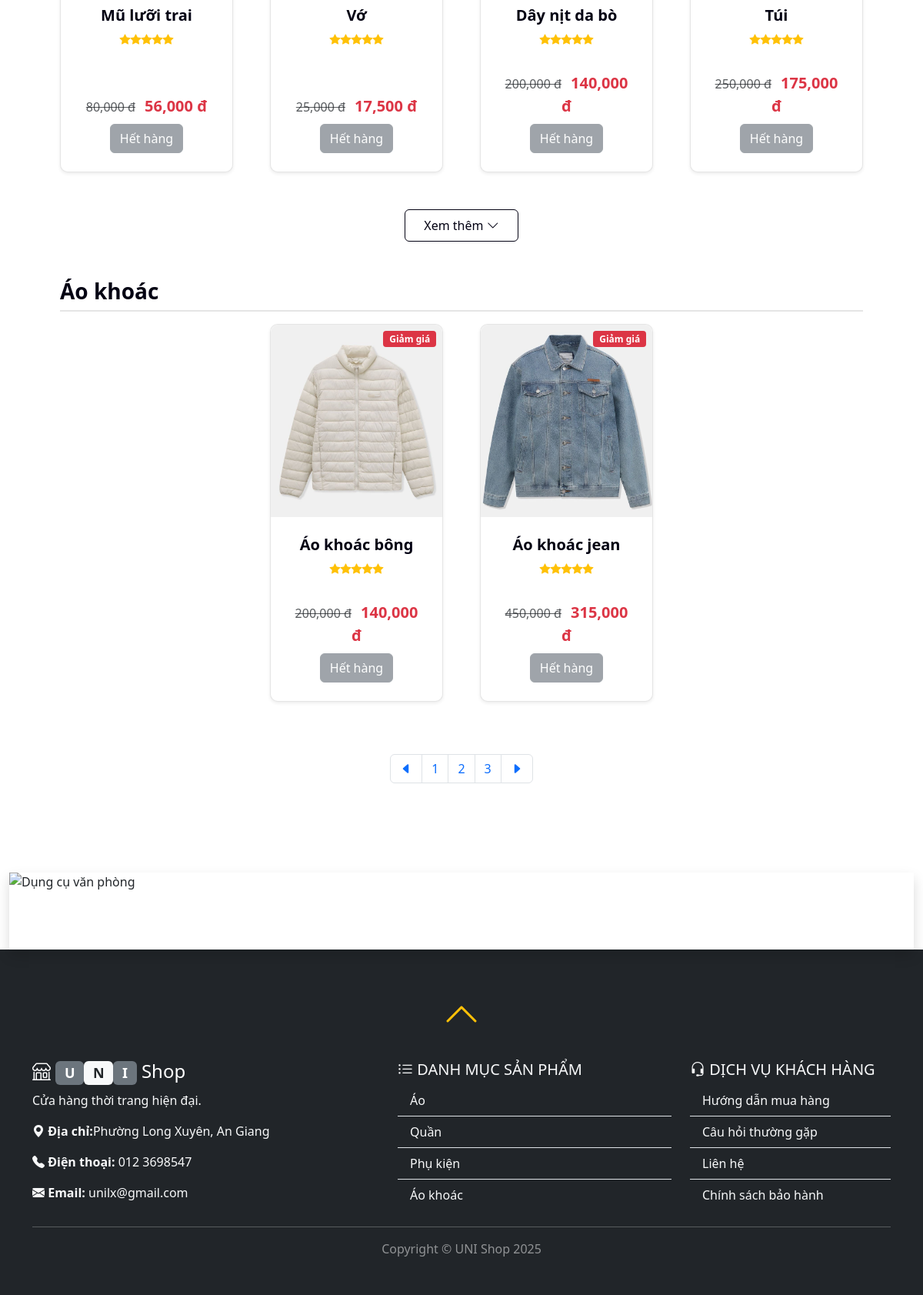
The app's page / (lower part), older data.
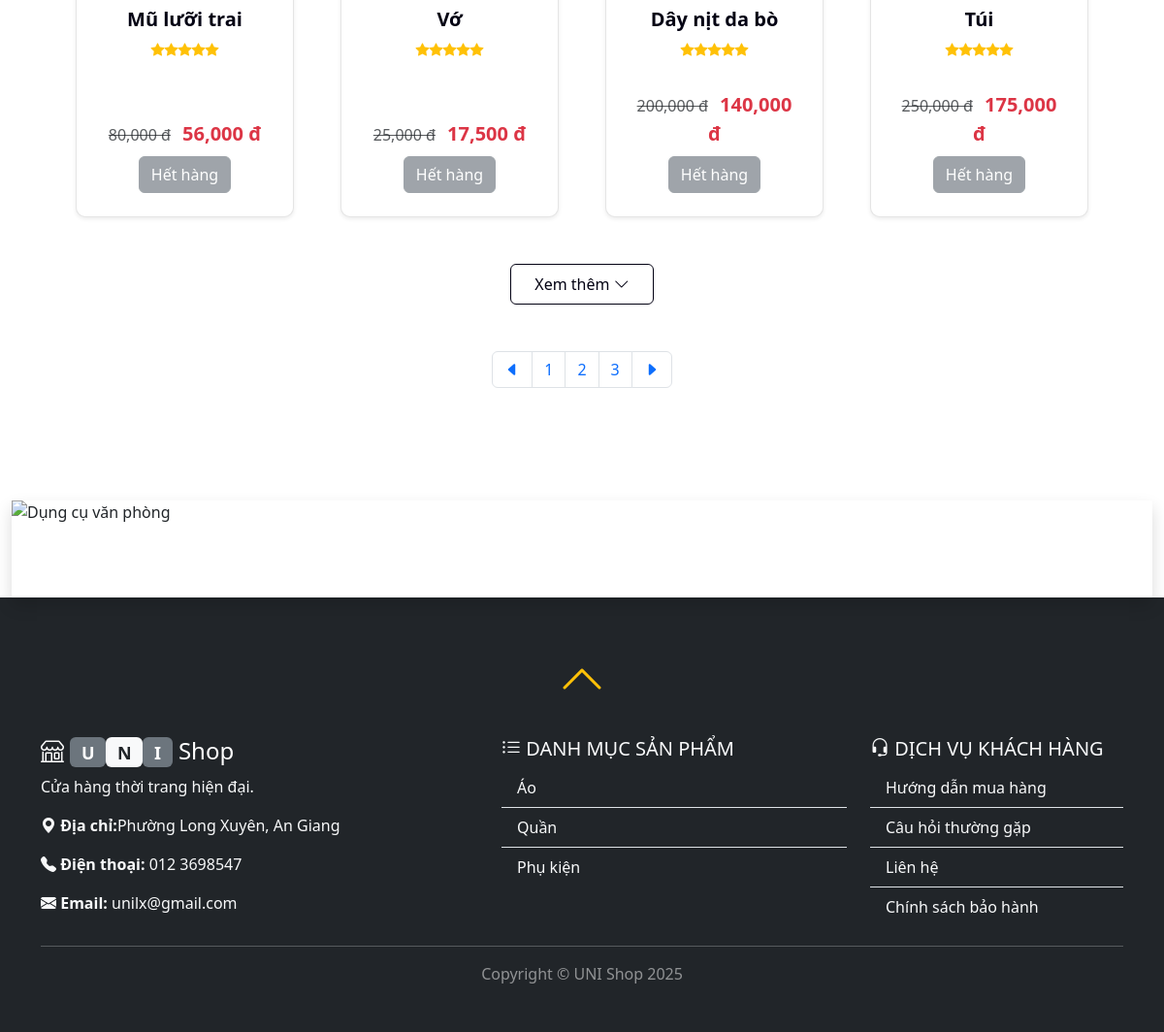
The same page, newer data.
### tables this page shows
CREATE TABLE `sanpham` (
  `MaSP` int(11) NOT NULL AUTO_INCREMENT,
  `TenSP` varchar(100) DEFAULT NULL,
  `GiaGoc` decimal(10,2) DEFAULT NULL,
  `GiaBan` decimal(10,2) DEFAULT NULL,
  `SoLuongTon` int(11) unsigned NOT NULL,
  `HinhAnh` varchar(255) DEFAULT NULL,
  `MoTa` varchar(255) DEFAULT NULL,
  `MaDM` int(11) DEFAULT NULL,
  PRIMARY KEY (`MaSP`),
  KEY `MaDM` (`MaDM`),
  CONSTRAINT `sanpham_ibfk_1` FOREIGN KEY (`MaDM`) REFERENCES `danhmuc` (`MaDM`) ON DELETE SET NULL ON UPDATE CASCADE
);

CREATE TABLE `danhmuc` (
  `MaDM` int(11) NOT NULL AUTO_INCREMENT,
  `TenDanhMuc` varchar(100) DEFAULT NULL,
  PRIMARY KEY (`MaDM`)
);

### model/danhmuc.php (called while the page is built, shortened)
<?php
class DANHMUC{
    public function laydanhmuc(){
        $dbcon = DATABASE::connect();
        try{
            $sql = "SELECT * FROM DanhMuc";
            $cmd = $dbcon->prepare($sql);
            $cmd->execute();
            $result = $cmd->fetchAll();
            return $result;
        }
        catch(PDOException $e){
            $error_message = $e->getMessage();
            echo "<p>Lỗi truy vấn: $error_message</p>";
            exit();
        }
    }
}
?>

### model/mathang.php (called while the page is built, shortened)
<?php
class MATHANG
{
    public function laymathang()
    {
        $db = DATABASE::connect();
        try {
            $sql = "SELECT * FROM SanPham";
            $cmd = $db->prepare($sql);
            $cmd->execute();
            $mathang = $cmd->fetchAll();
            return $mathang;
        } catch (PDOException $e) {
            $error_message = $e->getMessage();
            echo "<p>Lỗi truy vấn: $error_message</p>";
            exit();
        }
    }
}

### public/main.php (the view, shortened to what this page needs)
<?php
    include("inc/top.php");
?>
<section id="sanpham" class="py-5">
<div class="container px-4 px-lg-5 mt-5">
<?php foreach($danhmuc as $dm): ?>
    <?php
    $products_in_category = array_filter($mathang, function($mh_item) use ($dm) {
        return $mh_item['MaDM'] == $dm['MaDM'];
    });
    $total_products = count($products_in_category);
    $products_slice = array_slice($products_in_category, 0, 4);
    ?>
    <h3 class="mt-4 mb-3">
        <a class="text-decoration-none" href="?action=group&id=<?= $dm['MaDM']; ?>"><?= $dm['TenDanhMuc']; ?></a>
    </h3>
    <div class="row gx-4 gx-lg-5 row-cols-2 row-cols-md-3 row-cols-xl-4 justify-content-center">
        <?php foreach($products_slice as $mh_item): ?>
            <div class="col mb-5">
                <div class="card h-100 shadow-sm d-flex flex-column">
                    <?php
                        if($mh_item['GiaBan'] != $mh_item['GiaGoc']) {?>
                        <div class="badge bg-danger text-white position-absolute" style="top: 0.5rem; right: 0.5rem">Giảm giá</div>
                    <?php } ?>
                    <a href="?action=detail&id=<?php echo $mh_item['MaSP'] ?>">
                        <img class="card-img-top" src="../images/products/<?php echo $mh_item['HinhAnh'];?>" alt="<?php echo $mh_item['TenSP'];?>" />
                    </a>
                    <div class="card-body p-4 flex-grow-1">
                        <div class="text-center">
                            <a class="text-decoration-none" href="?action=detail&id=<?= $mh_item['MaSP']; ?>">
                                <h5 class="fw-bolder card-title"><?= $mh_item['TenSP']; ?></h5>
                            </a>
                            <div class="d-flex justify-content-center small text-warning mb-2">
                                <div class="bi-star-fill"></div>
                                <div class="bi-star-fill"></div>
                                <div class="bi-star-fill"></div>
                                <div class="bi-star-fill"></div>
                                <div class="bi-star-fill"></div>
                            </div>
                        </div>
                    </div>
                    <div class="card-footer p-4 pt-0 border-top-0 bg-transparent text-center">
                        <div class="mb-2">
                            <?php if($mh_item['GiaBan'] != $mh_item['GiaGoc']) {?>
                                <span class="text-muted text-decoration-line-through me-2"><?= number_format($mh_item['GiaGoc']) ; ?> đ</span>
                            <?php } ?>
                            <span class="text-danger fw-bolder card-text"><?= number_format($mh_item['GiaBan'])?> đ</span>
                        </div>
                        <?php if ($mh_item['SoLuongTon'] > 0): ?>
                            <a class="btn btn-outline-dark-custom mt-auto" href="index.php?action=chovaogio&id=<?= $mh_item['MaSP']; ?>">Chọn mua</a>
                        <?php else: ?>
                            <button class="btn btn-secondary mt-auto" disabled>Hết hàng</button>
                        <?php endif; ?>
                    </div>
                </div>
            </div>
        <?php endforeach; ?>
    </div>
    <?php if ($total_products > 4): ?>
        <div class="text-center mb-5">
            <button class="btn btn-outline-primary btn-xem-them" data-target="#more-products-<?= $dm['MaDM']; ?>" data-ma-dm="<?= $dm['MaDM']; ?>">
                Xem thêm <i class="bi bi-chevron-down"></i>
            </button>
        </div>
    <?php endif; ?>
<?php endforeach; ?>
<ul class="pagination justify-content-center" style="margin:20px 0">
    <li class="page-item"><a class="page-link" href="#"><i class="bi bi-caret-left-fill"></i></a></li>
    <li class="page-item"><a class="page-link" href="#">1</a></li>
    <li class="page-item"><a class="page-link" href="#">2</a></li>
    <li class="page-item"><a class="page-link" href="#">3</a></li>
    <li class="page-item"><a class="page-link" href="#"><i class="bi bi-caret-right-fill"></i></a></li>
</ul>
</div>
</section>
<?php
    include("inc/bottom.php");
?>

### public/index.php (shortened to what this page needs)
<?php
require("../model/danhmuc.php");
require("../model/mathang.php");
$dm = new DANHMUC();
$danhmuc = $dm->laydanhmuc();
$mh = new MATHANG();
if (isset($_REQUEST["action"])) {
    $action = $_REQUEST["action"];
} else {
    $action = "trangchu";
}
switch ($action) {
    case "trangchu":
    case "null":
        $mathang = $mh->laymathang();
        include("main.php");
        break;
}

### public/inc/top.php (shortened to what this page needs)
<!DOCTYPE html>
<html lang="en">
<head>
    <link rel="stylesheet" href="css/main.css">
    <link href="https://cdn.jsdelivr.net/npm/bootstrap@5.3.1/dist/css/bootstrap.min.css" rel="stylesheet">
    <link href="https://cdn.jsdelivr.net/npm/bootstrap-icons@1.5.0/font/bootstrap-icons.css" rel="stylesheet " />
</head>
<body id="top">
    <section class="py-5">

### public/inc/bottom.php
        </section>
        <section>
            <div class="container-fluid">
                <div class="row">
                    <div class="">
                        <?php include("inc/carousel.php"); ?>
                    </div>
                </div>
            </div>
        </section>
        <footer class="py-5 bg-dark text-light">
            <div class="text-center mb-4"><a href="#top" class="text-warning"><i class="bi bi-chevron-up" style="font-size: 3rem;"></i></a></div>
            <div class="container">
                <div class="row">
                    <div class="col-md-5">
                        <a href="index.php" class="text-decoration-none text-white">
                            <h4>
                                <i class="bi bi-shop"></i>
                                <span class="badge bg-secondary">U</span><span class="badge bg-light text-dark">N</span><span class="badge bg-secondary">I</span> Shop
                            </h4>
                        </a>
                        <p>Cửa hàng thời trang hiện đại.</p>
                        <p><i class="bi bi-geo-alt-fill"></i> <b>Địa chỉ:</b>Phường Long Xuyên, An Giang</p>
                        <p><i class="bi bi-telephone-fill"></i> <b>Điện thoại:</b> 012 3698547</p>
                        <p><i class="bi bi-envelope-fill"></i> <b>Email:</b> unilx@gmail.com</p>
                    </div>
                    <div class="col-md-4">
                        <h5><i class="bi bi-list-ul"></i> DANH MỤC SẢN PHẨM</h5>
                        <div class="list-group list-group-flush">
                            <?php foreach ($danhmuc as $d): ?>
                                <a class="list-group-item list-group-item-action bg-dark text-light" href="?action=group&id=<?php echo $d["MaDM"]; ?>">
                                    <?php echo $d["TenDanhMuc"]; ?>
                                </a>
                            <?php endforeach; ?>
                        </div>
                    </div>
                    <div class="col-md-3">
                        <h5><i class="bi bi-headset"></i> DỊCH VỤ KHÁCH HÀNG</h5>
                        <div class="list-group list-group-flush">
                            <a href="#" class="list-group-item list-group-item-action bg-dark text-light footer-link">Hướng dẫn mua hàng</a>
                            <a href="#" class="list-group-item list-group-item-action bg-dark text-light footer-link">Câu hỏi thường gặp</a>
                            <a href="#" class="list-group-item list-group-item-action bg-dark text-light footer-link">Liên hệ</a>
							<a href="#" class="list-group-item list-group-item-action bg-dark text-light footer-link">Chính sách bảo hành</a>
                        </div>
                    </div>
                </div>
                <hr class="text-light">
                <p class="m-0 text-center text-white-50">Copyright &copy; UNI Shop 2025</p>
            </div>
        </footer>
    </body>
</html>

### public/inc/carousel.php (shortened to what this page needs)
<div id="demo" class="carousel slide shadow" data-bs-ride="carousel">
    <div class="carousel-indicators">
    <button type="button" data-bs-target="#demo" data-bs-slide-to="0" class="active"></button>
    <button type="button" data-bs-target="#demo" data-bs-slide-to="1"></button>
    <button type="button" data-bs-target="#demo" data-bs-slide-to="2"></button>
    </div>
    <div class="carousel-inner">
    <div class="carousel-item active">
        <img src="../images/carousel/h1.jpg" alt="Dụng cụ văn phòng" class="d-block w-100">
    </div>
    </div>
    <button class="carousel-control-prev" type="button" data-bs-target="#demo" data-bs-slide="prev">
    <span class="carousel-control-prev-icon"></span>
    </button>
    <button class="carousel-control-next" type="button" data-bs-target="#demo" data-bs-slide="next">
    <span class="carousel-control-next-icon"></span>
    </button>
</div>

### public/main.php (style rules this page uses)
:root { --color-primary: #030213; --color-secondary: #6c757d; --color-card-bg: #ffffff; --color-card-border: rgba(0, 0, 0, 0.1); --color-accent: #0d6efd; --color-sale: #dc3545; }
.card { border-radius: 0.625rem !important; border: 1px solid var(--color-card-border) !important; background-color: var(--color-card-bg); box-shadow: 0 1px 3px rgba(0, 0, 0, 0.05); transition: transform 0.3s ease, box-shadow 0.3s ease; }
.card .card-title { color: var(--color-primary) !important; font-weight: 600; }
.card-text.text-danger { color: var(--color-sale) !important; font-size: 1.25rem; font-weight: 700; }
.btn-xem-them { transition: all 0.3s ease; border-radius: 0.375rem; padding: 0.5rem 1.5rem; font-weight: 500; border-color: var(--color-primary) !important; color: var(--color-primary) !important; }
h3 { padding-bottom: 0.5rem; border-bottom: 2px solid var(--color-card-border); margin-bottom: 1.5rem; }
h3 a { color: var(--color-primary) !important; font-size: 1.75rem; font-weight: 700; transition: color 0.2s ease; }
.card-img-top { height: 250px; object-fit: cover; border-top-left-radius: 0.625rem; border-top-right-radius: 0.625rem; }
.badge.bg-danger { background-color: var(--color-sale) !important; padding: 0.35em 0.65em; font-size: 0.75rem; border-radius: 0.25rem; }

### public/inc/carousel.php (style rules this page uses)
#demo { max-height: 100px; overflow: hidden; }
#demo .carousel-inner { max-height: 100px; }
#demo .carousel-item img { width: 50px; height: 100px; object-fit: cover; }

Row changes from the older to the newer data that the page shows:
removed danhmuc: TenDanhMuc "Áo khoác"
no longer on this page (row unchanged): sanpham: shows "Giảm giá", HinhAnh (picture), TenSP "Áo khoác bông", GiaBan "200,000", GiaBan "140,000", SoLuongTon "Hết hàng", shown under "Áo khoác"
no longer on this page (row unchanged): sanpham: shows "Giảm giá", HinhAnh (picture), TenSP "Áo khoác jean", GiaBan "450,000", GiaBan "315,000", SoLuongTon "Hết hàng", shown under "Áo khoác"
